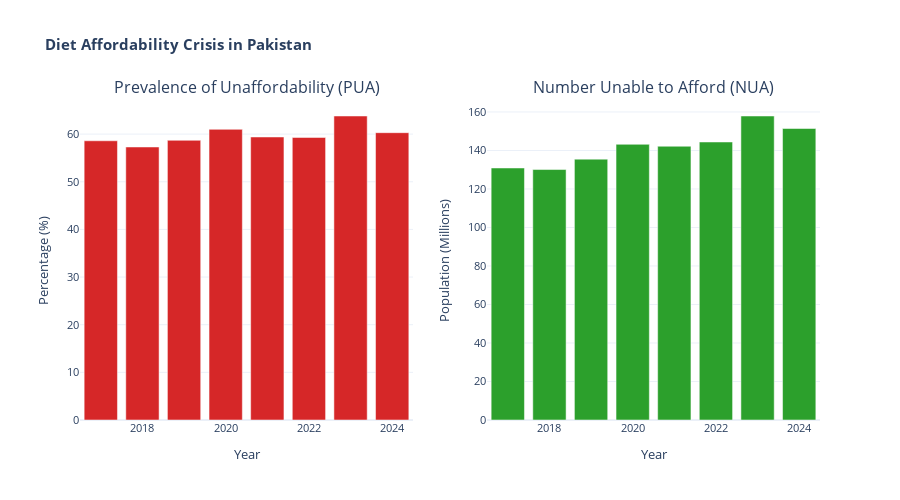

The notebook cell saved with this chart:
### Markdown cell above
## Section 5: Affordability Metrics Visualization

### Prevalence of Unaffordability (PUA) and Number Unable to Afford (NUA)

### Code cell
# Filter PUA and NUA data
pua_data = df_clean[df_clean['Item'].str.contains('Prevalence of unaffordability', case=False, na=False)].sort_values('Year')
nua_data = df_clean[df_clean['Item'].str.contains('Number of people unable', case=False, na=False)].sort_values('Year')

# Create subplots
fig = make_subplots(
    rows=1, cols=2,
    subplot_titles=("Prevalence of Unaffordability (PUA)", "Number Unable to Afford (NUA)"),
    specs=[[{"secondary_y": False}, {"secondary_y": False}]]
)

# Add PUA bar chart
fig.add_trace(
    go.Bar(x=pua_data['Year'], y=pua_data['Value'], 
           name='PUA (%)', marker_color='#d62728',
           hovertemplate='<b>Year:</b> %{x}<br><b>Unaffordability:</b> %{y:.1f}%<extra></extra>'),
    row=1, col=1
)

# Add NUA bar chart
fig.add_trace(
    go.Bar(x=nua_data['Year'], y=nua_data['Value'], 
           name='NUA (millions)', marker_color='#2ca02c',
           hovertemplate='<b>Year:</b> %{x}<br><b>Unable to Afford:</b> %{y:.1f}M<extra></extra>'),
    row=1, col=2
)

# Update layout
fig.update_xaxes(title_text="Year", row=1, col=1)
fig.update_xaxes(title_text="Year", row=1, col=2)
fig.update_yaxes(title_text="Percentage (%)", row=1, col=1)
fig.update_yaxes(title_text="Population (Millions)", row=1, col=2)

fig.update_layout(
    title_text="<b>Diet Affordability Crisis in Pakistan</b>",
    height=500,
    showlegend=False,
    template='plotly_white',
    font=dict(size=11),
    hovermode='x unified'
)

fig.show()

# Print key statistics
print("=" * 80)
print("AFFORDABILITY METRICS SUMMARY")
print("=" * 80)
print("\nPrevalence of Unaffordability (PUA) - % of population:")
print(pua_data[['Year', 'Value']].to_string(index=False))
print(f"\nAverage PUA: {pua_data['Value'].mean():.1f}%")
print(f"Maximum PUA: {pua_data['Value'].max():.1f}% (Year {pua_data[pua_data['Value']==pua_data['Value'].max()]['Year'].values[0]:.0f})")
print(f"Minimum PUA: {pua_data['Value'].min():.1f}% (Year {pua_data[pua_data['Value']==pua_data['Value'].min()]['Year'].values[0]:.0f})")

print("\n" + "-" * 80)
print("\nNumber Unable to Afford (NUA) - Millions:")
print(nua_data[['Year', 'Value']].to_string(index=False))
print(f"\nAverage NUA: {nua_data['Value'].mean():.1f}M")
print(f"Maximum NUA: {nua_data['Value'].max():.1f}M (Year {nua_data[nua_data['Value']==nua_data['Value'].max()]['Year'].values[0]:.0f})")
print(f"Minimum NUA: {nua_data['Value'].min():.1f}M (Year {nua_data[nua_data['Value']==nua_data['Value'].min()]['Year'].values[0]:.0f})")

### Figure 1 — Plotly figure (JSON) as saved in the notebook; plotly's stock layout.template omitted (floating-point values rounded to 4 significant figures)
{"data": [{"hovertemplate": "<b>Year:</b> %{x}<br><b>Unaffordability:</b> %{y:.1f}%<extra></extra>", "marker": {"color": "#d62728"}, "name": "PUA (%)", "type": "bar", "x": [2017, 2018, 2019, 2020, 2021, 2022, 2023, 2024], "xaxis": "x", "y": [58.6, 57.3, 58.7, 61.0, 59.4, 59.3, 63.8, 60.3], "yaxis": "y"}, {"hovertemplate": "<b>Year:</b> %{x}<br><b>Unable to Afford:</b> %{y:.1f}M<extra></extra>", "marker": {"color": "#2ca02c"}, "name": "NUA (millions)", "type": "bar", "x": [2017, 2018, 2019, 2020, 2021, 2022, 2023, 2024], "xaxis": "x2", "y": [130.9, 130.1, 135.5, 143.2, 142.2, 144.4, 157.9, 151.4], "yaxis": "y2"}], "layout": {"annotations": [{"font": {"size": 16}, "showarrow": false, "text": "Prevalence of Unaffordability (PUA)", "x": 0.225, "xanchor": "center", "xref": "paper", "y": 1, "yanchor": "bottom", "yref": "paper"}, {"font": {"size": 16}, "showarrow": false, "text": "Number Unable to Afford (NUA)", "x": 0.775, "xanchor": "center", "xref": "paper", "y": 1, "yanchor": "bottom", "yref": "paper"}], "font": {"size": 11}, "height": 500, "hovermode": "x unified", "showlegend": false, "title": {"text": "<b>Diet Affordability Crisis in Pakistan</b>"}, "xaxis": {"anchor": "y", "domain": [0, 0.45], "title": {"text": "Year"}}, "xaxis2": {"anchor": "y2", "domain": [0.55, 1], "title": {"text": "Year"}}, "yaxis": {"anchor": "x", "domain": [0, 1], "title": {"text": "Percentage (%)"}}, "yaxis2": {"anchor": "x2", "domain": [0, 1], "title": {"text": "Population (Millions)"}}}}
